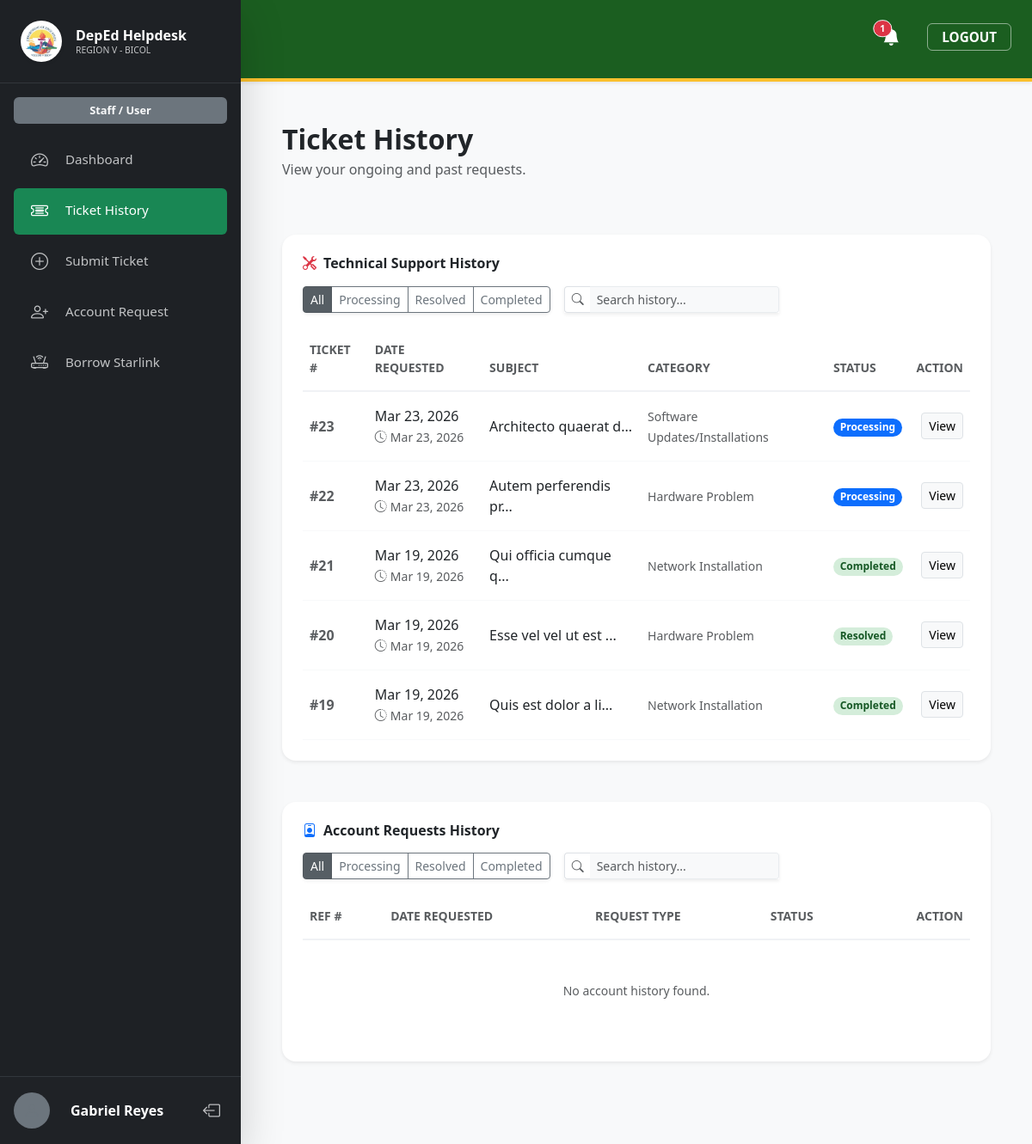
/ticket_history.php (signed in), run on the app's committed database.
### tables this page shows
CREATE TABLE `ticket` (
  `ticketId` int NOT NULL,
  `subject` varchar(150) NOT NULL,
  `description` text NOT NULL,
  `priority` enum('Low','Medium','High') DEFAULT 'Medium',
  `status` enum('Pending','Processing','Resolved','Completed') DEFAULT 'Pending',
  `remarks` text,
  `userId` int NOT NULL,
  `departmentId` int NOT NULL,
  `createdAt` timestamp NULL DEFAULT CURRENT_TIMESTAMP,
  `updatedAt` datetime DEFAULT CURRENT_TIMESTAMP ON UPDATE CURRENT_TIMESTAMP,
  `assignedTo` int DEFAULT NULL,
  `categoryId` int DEFAULT NULL,
  `technician_signature` longtext
);

CREATE TABLE `category` (
  `categoryId` int NOT NULL,
  `categoryName` varchar(50) NOT NULL,
  `categoryType` varchar(50) NOT NULL
);

### ticket_history.php (the view, shortened to what this page needs)
<?php
function formatTimeAgo($datetime)
{
    $time = strtotime($datetime);
    $diff = time() - $time;
    return date("M d, Y", $time);
}
?>
<!DOCTYPE html>
<html lang="en">
<head>
    <link href="https://cdn.jsdelivr.net/npm/bootstrap@5.3.0/dist/css/bootstrap.min.css" rel="stylesheet">
    <link rel="stylesheet" href="https://cdn.jsdelivr.net/npm/bootstrap-icons@1.11.1/font/bootstrap-icons.css">
    <link rel="stylesheet" href="style.css?v=<?php echo time(); ?>">
</head>
<body>
    <div class="d-flex" style="min-height: 100vh;">
        <div style="width: 280px; flex-shrink: 0;">
            <?php include 'sidebar.php'; ?>
        </div>
        <div class="flex-grow-1 bg-light" style="height: 100vh; overflow-y: auto;">
            <?php include 'header.php'; ?>
            <div class="container-fluid py-5 px-5">
                <div class="row align-items-center mb-5">
                    <div class="col-md-8">
                        <h2 class="fw-bold text-dark mb-1">Ticket History</h2>
                        <p class="text-muted">View your ongoing and past requests.</p>
                    </div>
                </div>
                <div class="card border-0 shadow-sm rounded-4 p-4 mb-5">
                    <div class="mb-4">
                        <h6 class="fw-bold text-dark mb-3"><i class="bi bi-tools me-2 text-danger"></i>Technical Support History</h6>
                        <div class="d-flex flex-wrap gap-3">
                            <div class="btn-group shadow-sm" role="group">
                                <button type="button" class="btn btn-sm btn-secondary active tech-filter" data-status="all">All</button>
                                <button type="button" class="btn btn-sm btn-outline-secondary tech-filter" data-status="Processing">Processing</button>
                                <button type="button" class="btn btn-sm btn-outline-secondary tech-filter" data-status="Resolved">Resolved</button>
                                <button type="button" class="btn btn-sm btn-outline-secondary tech-filter" data-status="Completed">Completed</button>
                            </div>
                            <div class="input-group input-group-sm shadow-sm" style="width: 250px;">
                                <span class="input-group-text bg-white border-end-0"><i class="bi bi-search text-muted"></i></span>
                                <input type="text" id="techSearch" class="form-control border-start-0" placeholder="Search history...">
                            </div>
                        </div>
                    </div>
                    <div class="table-responsive">
                        <table class="table table-borderless align-middle mb-0" id="techTable">
                            <thead style="border-bottom: 2px solid #f0f2f5;">
                                <tr>
                                    <th class="text-muted small fw-bold pb-3">TICKET #</th>
                                    <th class="text-muted small fw-bold pb-3">DATE REQUESTED</th>
                                    <th class="text-muted small fw-bold pb-3">SUBJECT</th>
                                    <th class="text-muted small fw-bold pb-3">CATEGORY</th>
                                    <th class="text-muted small fw-bold pb-3">STATUS</th>
                                    <th class="text-end text-muted small fw-bold pb-3">ACTION</th>
                                </tr>
                            </thead>
                            <tbody>
                                <?php
                                $sql = "SELECT t.*, c.categoryName
                                        FROM ticket t
                                        LEFT JOIN category c ON t.categoryId = c.categoryId
                                        WHERE t.userId = ? AND t.status != 'Pending'
                                        AND (c.categoryType != 'Account Services' OR c.categoryType IS NULL)
                                        ORDER BY t.createdAt DESC";
                                $stmt = $pdo->prepare($sql);
                                $stmt->execute([$userId]);
                                if ($stmt->rowCount() > 0) {
                                    while ($row = $stmt->fetch()) {
                                        $badgeClass = match ($row['status']) {
                                            'Processing' => 'bg-primary',
                                            'Resolved' => 'bg-success bg-opacity-75',
                                            'Completed' => 'bg-success',
                                            default => 'bg-secondary'
                                        };
                                        $exactDate = date("M d, Y", strtotime($row['createdAt']));
                                        $aging = formatTimeAgo($row['createdAt']);
                                        echo "<tr class='tech-row' data-status='" . htmlspecialchars($row['status']) . "' style='border-bottom: 1px solid #f8f9fa;'>";
                                        echo "<td class='py-3 fw-bold text-muted'>#" . $row['ticketId'] . "</td>";
                                        echo "<td class='py-3'><div class='text-dark fw-medium'>" . $exactDate . "</div><small class='text-muted'><i class='bi bi-clock-history me-1'></i>" . $aging . "</small></td>";
                                        echo "<td class='py-3'>" . htmlspecialchars(substr($row['subject'], 0, 35)) . "...</td>";
                                        echo "<td class='py-3'><span class='small text-muted'>" . htmlspecialchars($row['categoryName'] ?? 'General') . "</span></td>";
                                        echo "<td class='py-3'><span class='badge rounded-pill " . $badgeClass . "'>" . $row['status'] . "</span></td>";
                                        echo "<td class='py-3 text-end'>";
                                        echo "<a href='view_ticket.php?id=" . $row['ticketId'] . "' class='btn btn-sm btn-light border'>View</a>";
                                        echo "</td></tr>";
                                    }
                                } else {
                                    echo "<tr><td colspan='6' class='text-center py-5 text-muted small'>No history found.</td></tr>";
                                }
                                ?>
                            </tbody>
                        </table>
                    </div>
                </div>
                <div class="card border-0 shadow-sm rounded-4 p-4 mb-5">
                    <div class="mb-4">
                        <h6 class="fw-bold text-dark mb-3"><i class="bi bi-person-badge me-2 text-primary"></i>Account Requests History</h6>
                        <div class="d-flex flex-wrap gap-3">
                            <div class="btn-group shadow-sm" role="group">
                                <button type="button" class="btn btn-sm btn-secondary active acct-filter" data-status="all">All</button>
                                <button type="button" class="btn btn-sm btn-outline-secondary acct-filter" data-status="Processing">Processing</button>
                                <button type="button" class="btn btn-sm btn-outline-secondary acct-filter" data-status="Resolved">Resolved</button>
                                <button type="button" class="btn btn-sm btn-outline-secondary acct-filter" data-status="Completed">Completed</button>
                            </div>
                            <div class="input-group input-group-sm shadow-sm" style="width: 250px;">
                                <span class="input-group-text bg-white border-end-0"><i class="bi bi-search text-muted"></i></span>
                                <input type="text" id="acctSearch" class="form-control border-start-0" placeholder="Search history...">
                            </div>
                        </div>
                    </div>
                    <div class="table-responsive">
                        <table class="table table-borderless align-middle mb-0" id="acctTable">
                            <thead style="border-bottom: 2px solid #f0f2f5;">
                                <tr>
                                    <th class="text-muted small fw-bold pb-3">REF #</th>
                                    <th class="text-muted small fw-bold pb-3">DATE REQUESTED</th>
                                    <th class="text-muted small fw-bold pb-3">REQUEST TYPE</th>
                                    <th class="text-muted small fw-bold pb-3">STATUS</th>
                                    <th class="text-end text-muted small fw-bold pb-3">ACTION</th>
                                </tr>
                            </thead>
                            <tbody>
                                <?php
                                $sql = "SELECT t.*, c.categoryName
                                        FROM ticket t
                                        LEFT JOIN category c ON t.categoryId = c.categoryId
                                        WHERE t.userId = ? AND t.status != 'Pending' AND c.categoryType = 'Account Services'
                                        ORDER BY t.createdAt DESC";
                                $stmt = $pdo->prepare($sql);
                                $stmt->execute([$userId]);
                                if ($stmt->rowCount() > 0) {
                                    while ($row = $stmt->fetch()) {
                                        $badgeClass = match ($row['status']) {
                                            'Processing' => 'bg-primary',
                                            'Resolved' => 'bg-success bg-opacity-75',
                                            'Completed' => 'bg-success',
                                            default => 'bg-secondary'
                                        };
                                        $exactDate = date("M d, Y", strtotime($row['createdAt']));
                                        $aging = formatTimeAgo($row['createdAt']);
                                        echo "<tr class='acct-row' data-status='" . htmlspecialchars($row['status']) . "' style='border-bottom: 1px solid #f8f9fa;'>";
                                        echo "<td class='py-3 fw-bold text-primary'>#" . $row['ticketId'] . "</td>";
                                        echo "<td class='py-3'><div class='text-dark fw-medium'>" . $exactDate . "</div><small class='text-muted'><i class='bi bi-clock-history me-1'></i>" . $aging . "</small></td>";
                                        echo "<td class='py-3 fw-bold'>" . htmlspecialchars($row['categoryName']) . "</td>";
                                        echo "<td class='py-3'><span class='badge rounded-pill " . $badgeClass . "'>" . $row['status'] . "</span></td>";
                                        echo "<td class='py-3 text-end'>";
                                        echo "<a href='view_ticket.php?id=" . $row['ticketId'] . "' class='btn btn-sm btn-light border'>View</a>";
                                        echo "</td></tr>";
                                    }
                                } else {
                                    echo "<tr><td colspan='5' class='text-center py-5 text-muted small'>No account history found.</td></tr>";
                                }
                                ?>
                            </tbody>
                        </table>
                    </div>
                </div>
            </div>
        </div>
    </div>
</body>
</html>

### style.css (style rules this page uses)
:root { --deped-green: #1b5e20; --deped-gold: #fbc02d; --sidebar-bg: #1a1c1e; --bg-light: #f4f6f9; --card-radius: 12px; }
body { font-family: 'Segoe UI', Tahoma, Geneva, Verdana, sans-serif; background-color: var(--bg-light); }
.form-control, .form-select { background-color: #f8f9fa; border: 1px solid #e9ecef; border-radius: 8px; padding: 12px 15px; font-size: 0.95rem; }
.badge.bg-success { background-color: #d4edda !important; color: #155724; }

### data on the page
ticket: ticketId "23", createdAt "Mar 23, 2026", subject "Architecto quaerat d", categoryId.categoryName "Software Updates/Installations", status "Processing"
ticket: ticketId "22", createdAt "Mar 23, 2026", subject "Autem perferendis pr", categoryId.categoryName "Hardware Problem", status "Processing"
ticket: ticketId "21", createdAt "Mar 19, 2026", subject "Qui officia cumque q", categoryId.categoryName "Network Installation", status "Completed"
ticket: ticketId "20", createdAt "Mar 19, 2026", subject "Esse vel vel ut est", categoryId.categoryName "Hardware Problem", status "Resolved"
ticket: ticketId "19", createdAt "Mar 19, 2026", subject "Quis est dolor a li", categoryId.categoryName "Network Installation", status "Completed"

### other printed values
$displayName "Gabriel Reyes"
$totalAlerts "1"
